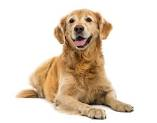
#> input picture Python/Image Processing/Canny Edge Detection Algorithm/dog.jpeg, 157 x 123 px, found by its file name
$ python cannyEdgeDetection.py   (older library calls are emulated)
#> lines starting #> are read from the running program, lines starting #| are printed output that depends on the picture; after the words box and inside, x2 and y2 are one past the last pixel; in counts of white or black regions, pixels touching at a corner belong together
import cv2
import numpy as np

#showing the original image
image = cv2.imread('Python/Image Processing/Canny Edge Detection Algorithm/dog.jpeg')
#> image is the input picture: shape (123, 157, 3); mean B, G, R 200.1, 214.7, 227.9
cv2.imshow('Original Image', image)
cv2.waitKey(0)

def canny_edge_detection(image, low_threshold, high_threshold):
    # Step 1: Noise Reduction
#> called with low_threshold = 50, high_threshold = 150
    blurred = cv2.GaussianBlur(image, (5, 5), 0)
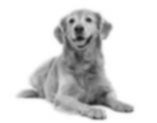
#> blurred: shape (123, 157); min 27, max 255, mean 217.1

    # Step 2: Gradient Calculation
    gradient_x = cv2.Sobel(blurred, cv2.CV_64F, 1, 0, ksize=3)
    gradient_y = cv2.Sobel(blurred, cv2.CV_64F, 0, 1, ksize=3)
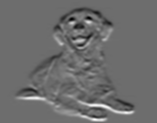
#> gradient_y: shape (123, 157) float64; min -358, max 478, mean 0; drawn with min black and max white
    gradient_magnitude = np.sqrt(gradient_x ** 2 + gradient_y ** 2)
    gradient_direction = np.arctan2(gradient_y, gradient_x)
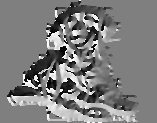
#> gradient_direction: shape (123, 157) float64; min -3.14, max 3.14, mean -0.0386; drawn with min black and max white

    # Step 3: Non-maximum Suppression
    suppressed = np.zeros_like(gradient_magnitude)
    height, width = gradient_magnitude.shape[:2]
#> height = 123; width = 157
    angle_quantized = (np.round(gradient_direction * (5.0 / np.pi)) % 4).astype(int)
    for i in range(1, height - 1):
        for j in range(1, width - 1):
            q = angle_quantized[i, j]
            if (gradient_magnitude[i, j] >= gradient_magnitude[i + 1, j + 1]) and \
                    (gradient_magnitude[i, j] >= gradient_magnitude[i - 1, j - 1]):
                suppressed[i, j] = gradient_magnitude[i, j]
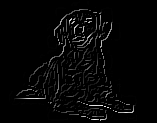
#> suppressed: shape (123, 157) float64; min 0, max 480.6, mean 12.5; drawn with min black and max white

    # Step 4: Double Thresholding
    edges = np.zeros_like(suppressed)
    strong_edges = suppressed > high_threshold
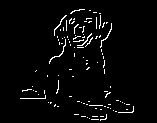
#> strong_edges: shape (123, 157) bool; 3.2% white in thin lines or dots, all inside (x1, y1, x2, y2) = (20, 9, 134, 121)
    weak_edges = (suppressed >= low_threshold) & (suppressed <= high_threshold)
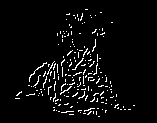
#> weak_edges: shape (123, 157) bool; 4.5% white in thin lines or dots, all inside (x1, y1, x2, y2) = (15, 9, 135, 117)
    edges[strong_edges] = 255

    # Step 5: Hysteresis
    while np.any(weak_edges):
        weak_y, weak_x = np.nonzero(weak_edges)
        current_weak_y, current_weak_x = weak_y[0], weak_x[0]
        edges[current_weak_y, current_weak_x] = 255
        weak_edges[current_weak_y, current_weak_x] = False

        neighbors_y, neighbors_x = np.nonzero(
            np.logical_and(
                weak_edges[current_weak_y - 1:current_weak_y + 2, current_weak_x - 1:current_weak_x + 2],
                np.ones((3, 3))
            )
        )
        for neighbor_y, neighbor_x in zip(neighbors_y, neighbors_x):
            edges[current_weak_y + neighbor_y - 1, current_weak_x + neighbor_x - 1] = 255
            weak_edges[current_weak_y + neighbor_y - 1, current_weak_x + neighbor_x - 1] = False
#> this loop made 405 passes
#> (current_weak_y, current_weak_x, neighbors_y, neighbors_x) on passes 1, 3, 4: (9, 85, [1], [2]), (12, 100, [1], [2]), (13, 69, [2, 2], [0, 1])
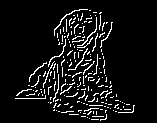
#> edges: shape (123, 157) float64; 7.7% white in thin lines or dots, all inside (x1, y1, x2, y2) = (15, 9, 135, 121)
#> weak_edges: shape (123, 157) bool; 4.52% of pixels changed, all inside (x1, y1, x2, y2) = (15, 9, 135, 117)

    return edges

# Load input image
image = cv2.imread('Python/Image Processing/Canny Edge Detection Algorithm/dog.jpeg', cv2.IMREAD_GRAYSCALE)

# Perform Canny edge detection
edges = canny_edge_detection(image, low_threshold=50, high_threshold=150)

# Display the result
cv2.imshow('Canny Edges', edges)
cv2.waitKey(0)
cv2.destroyAllWindows()
